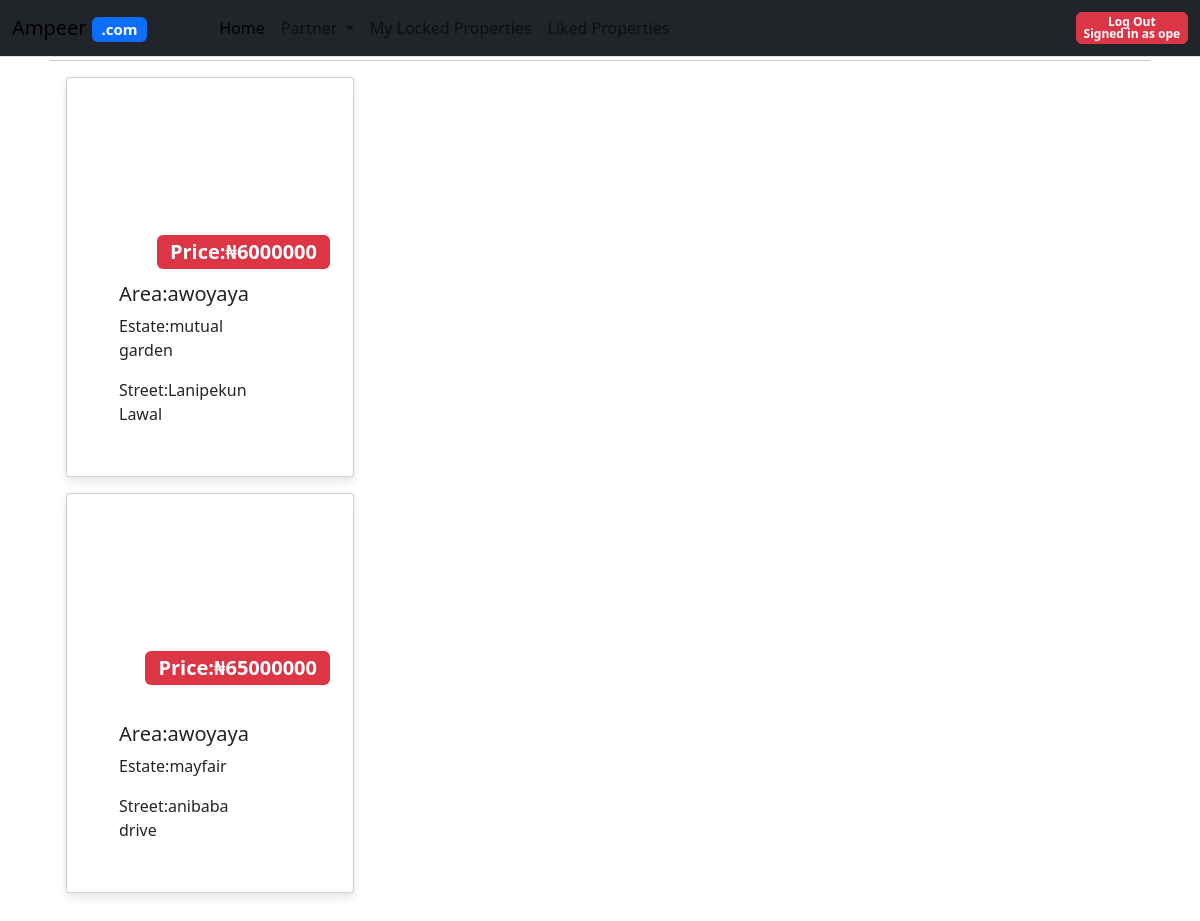
The app's page /reagency/role/propertymanager (signed in) with its own data.
### reagency/models.py (models this page shows, shortened)
class User(AbstractUser):
    gender = models.CharField(max_length=1)
    tel = models.CharField(max_length=12)
    alt_tel = models.CharField(max_length=12, blank=True, null=True)
    profile_pic = models.URLField(max_length=200, blank=True, null=True)

class Property(models.Model):
    scouted_property = models.OneToOneField(ScoutedProperty, on_delete=models.CASCADE, default="")
    listing_specialist = models.ForeignKey(ListingSpecialistUser, on_delete=models.CASCADE, related_name="poster", default="")
    property_manager = models.ForeignKey(PropManagerUser, on_delete=models.CASCADE, related_name="manager", default="")
    landlord = models.ForeignKey(LandlordUser, on_delete=models.CASCADE, related_name="propowner", default="")
    rent_sale = models.CharField(max_length=10)
    type = models.CharField(max_length=50)
    bed = models.CharField(max_length=50)
    price = models.PositiveBigIntegerField()
    in_estate = models.CharField(max_length=3, default="")
    compound_size = models.PositiveSmallIntegerField()
    interior_size = models.PositiveSmallIntegerField()
    created_at = models.DateTimeField(auto_now_add=True, null=True)
    is_active = models.BooleanField(default=True)
    prop_location = models.ForeignKey(Location,on_delete=models.CASCADE, related_name="proplocation")
    house_number = models.CharField(max_length=15)
    int_vid = models.URLField(max_length=200)
    ext_vid = models.URLField(max_length=200)
    street_vid = models.URLField(max_length=200)
    user_locker = models.ForeignKey(User, on_delete=models.CASCADE, related_name="paiduser", blank=True, null=True, default="")

class Location(models.Model):
    state = models.CharField(max_length=50)
    lga = models.CharField(max_length=50)
    area_name = models.CharField(max_length=160)
    estate_name = models.CharField(max_length=250, default="")
    estate_name2 = models.CharField(max_length=200, blank=True, null=True)
    street = models.CharField(max_length=50)
    street2 = models.CharField(max_length=200, blank=True, null=True)
    landmark = models.CharField(max_length=200, blank=True, null=True)
    closest_busstop = models.CharField(max_length=200, blank=True, null=True)

### reagency/views.py (the view, shortened to what this page needs)
# urls.py: path("role/propertymanager", views.propertymanager_view, name="property_manager" ),
def propertymanager_view(request):
    User=get_user_model()
    current_user_id = request.user.id
    current_user = User.objects.get(id=current_user_id)
    user_saved_property = SavedProperty.objects.filter(user=current_user )
    savedPropertyNum = sum(properties.saved_property.count() for properties in user_saved_property)
    paidPropertyNum = Property.objects.filter(user_locker=current_user, is_active=False).count()
    try:
        User = get_user_model()
        signed_in_user = User.objects.get(id=request.user.id)
        prop_manager_user = PropManagerUser.objects.get(user=signed_in_user)
        property_manager_properties = Property.objects.filter(property_manager=prop_manager_user, is_active=True)
        property_manager_properties_num = property_manager_properties.count()
        if property_manager_properties_num > 0:
            return render(request, "reagency/propertymanager.html", {
                "property_manager_properties": property_manager_properties
            })
    except ValueError:
        print("There was an error")
        return render(request, "reagency/propertymanager.html", {
            "savedPropertyNum": savedPropertyNum,
            "paidPropertyNum": paidPropertyNum
        })

### reagency/templates/reagency/propertymanager.html (shortened to what this page needs)
{% extends "reagency/layout.html" %}
{% load static %}
{% block body %}
{% if property_manager_properties %}
    {% for property in property_manager_properties %}
    <div class="card listingCard mx-3 my-3" style="width: 18rem;height: 400px;" data-bs-target="#propertyVideos"
        data-bs-toggle="modal" data-propertyId="{{property.id}}">
        <div class="vidCont" data-propertyId="{{property.id}}">
            <video src="{{property.int_vid}}" class="video-preview" muted></video>
        </div>
        <div class="card-body">
            <h5 class="card-title">Area:{{property.prop_location.area_name}}</h5>
            <p class="card-text">Estate:{{property.prop_location.estate_name}}</p>
            <p class="card-text">Street:{{property.prop_location.street}}</p>
            <span class="priceTag badge text-bg-danger">Price:<span>&#x20A6;</span>{{property.price}}</span>
        </div>
    </div>
    {% endfor %}
{% elif property_num == 0 %}
    <div><p>You do not have any active property at the moment. Contact our customer care representative</p></div>
{% else %}
    <div><p>You may not be a registered Property Manager. Sign up as a property manager to view the properties you manage. </p></div>
{% endif %}
{% endblock %}

### reagency/templates/reagency/layout.html (shortened to what this page needs)
{% load static %}
<!DOCTYPE html>
<html lang="en">
<head>
    {% load bootstrap5 %}
    {% bootstrap_css %}
    <link href="{% static 'reagency/styles.css' %}" rel="stylesheet">
</head>
<body>
    <nav class="navbar navbar-expand-lg bg-dark border-bottom border-bottom-dark fixed-top">
        <div class="container-fluid">
            <a class="navbar-brand " href="{% url 'index' %}">
                <span>
                    <bold>Ampeer</bold>
                </span>
                <span class="badge bg-primary">.com</span>
            </a>
            <div class="collapse navbar-collapse" id="navbarSupportedContent">
                <ul class="navbar-nav me-auto mb-2 mb-lg-0 mx-5" style="color: white;">
                    <li class="nav-item">
                        <a class="nav-link active" aria-current="page" href="{% url 'index' %}">Home</a>
                    </li>
                    {% if user.is_authenticated %}
                    <li class="nav-item dropdown">
                        <a class="nav-link dropdown-toggle" href="#" role="button" data-bs-toggle="dropdown"
                            aria-expanded="false">
                            Partner
                        </a>
                    </li>
                    {% endif %}
                    {% if user.is_authenticated %}
                    <li class="nav-item">
                        <a class="nav-link" href="{% url 'properties_paid' %}">My Locked Properties</a>
                    </li>
                    <li class="nav-item">
                        <a class="nav-link" href="{% url 'liked_properties' %}">Liked Properties</a>
                    </li>
                    {% endif %}
                </ul>
                {% if user.is_authenticated %}
                <span class="badge text-bg-danger"><a class="nav-link" href="{% url 'logout' %}">Log Out</a>
                    <span>Signed in as <strong>{{ user.username }}</strong></span></span>
                {% else %}
                <a class="nav-link" href="{% url 'login' %}">Log In</a>
                <a class="nav-link" href="{% url 'register' %}">Register</a>
                {% endif %}
            </div>
        </div>
    </nav>
    <hr>
    <div>
        {% block body %}
        {% endblock %}
    </div>
</body>
</html>

### reagency/static/reagency/styles.css (style rules this page uses)
body { background-image: url('/static/images/backgroundImage.svg'); padding: 30px 50px; height: fit-content; }
.listingCard { display: flex; flex-direction: column; }
.vidCont { width: 90%; justify-self: center; height: 200px; }
.video-preview { width: 100%; height: 100%; object-fit: cover; display: block; }
.priceTag { position: absolute; color: #0d6efd; right: 23px; bottom: 207px; background-color: #ebedf1; font-size: 20px; font-weight: 700 }
.card { border-radius: 4px; box-shadow: 0 6px 10px rgba(0, 0, 0, .08), 0 0 6px rgba(0, 0, 0, .05); transition: .3s transform cubic-bezier(.155, 1.105, .295, 1.12), .3s box-shadow, .3s -webkit-transform cubic-bezier(.155, 1.105, .295, 1.12); padding: 14px 80px 18px 36px; cursor: pointer; }

### records on screen
User: username "ope"
Property: {{ property.id }} 1 (drawn), prop_location.area_name "awoyaya", prop_location.estate_name "mutual garden", prop_location.street "Lanipekun Lawal", price "6000000"
Property: prop_location.area_name "awoyaya", prop_location.estate_name "mayfair", prop_location.street "anibaba drive", price "65000000"
